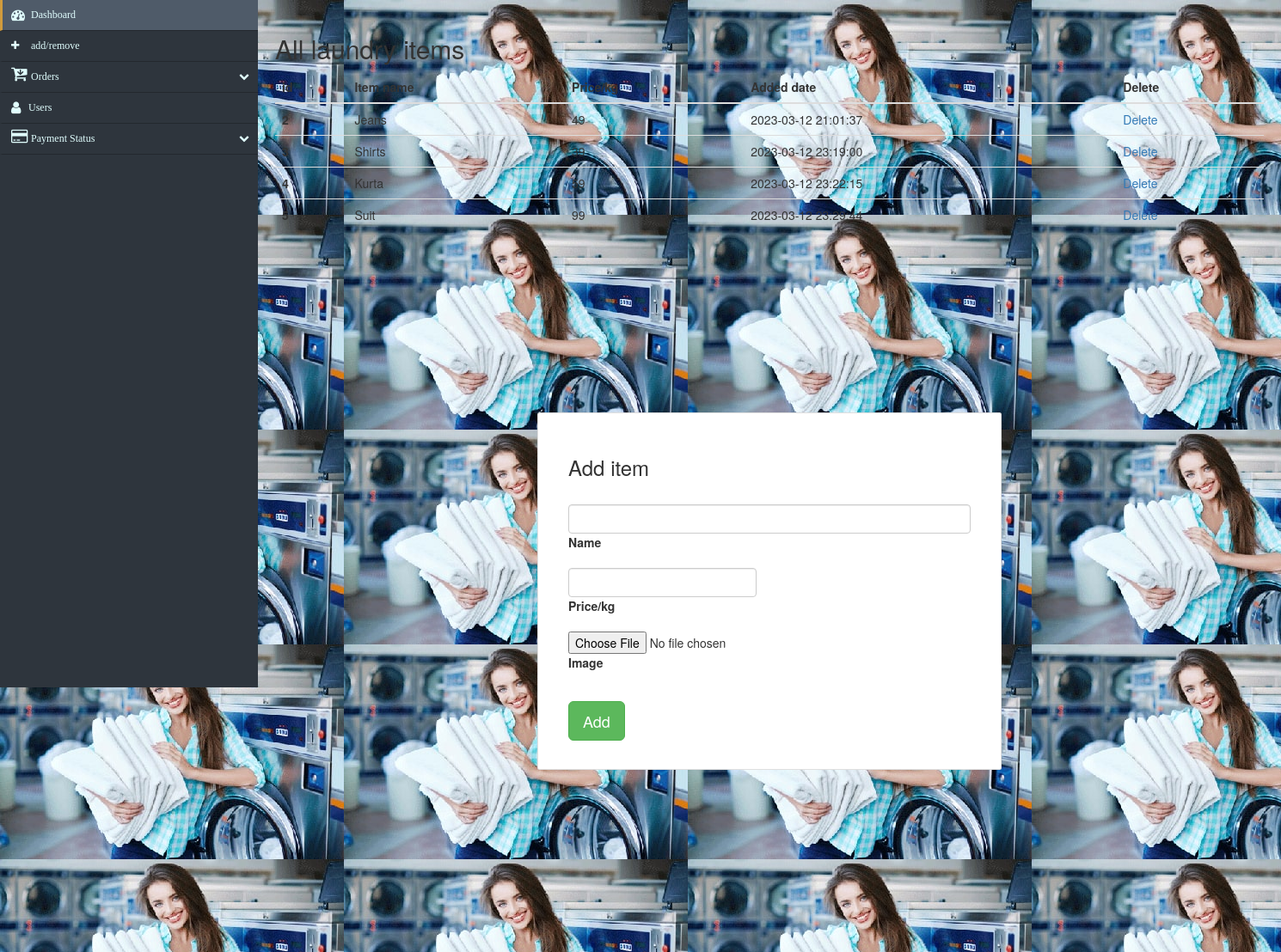
The page /admin/add_laundry.php (signed in) on the database its author committed.
### tables this page shows
CREATE TABLE `items` (
  `id` int(11) NOT NULL,
  `item_name` varchar(100) NOT NULL,
  `price_per_kg` int(11) NOT NULL,
  `item_img` varchar(10) NOT NULL,
  `added_date` datetime NOT NULL DEFAULT current_timestamp()
);

### admin/add_laundry.php (the view, shortened to what this page needs)
<?php include '../conn.php'; ?>
<!DOCTYPE html>
<html lang="en">
<head>
    <link href="//maxcdn.bootstrapcdn.com/bootstrap/4.1.1/css/bootstrap.min.css" rel="stylesheet" id="bootstrap-css">
    <link href="//netdna.bootstrapcdn.com/bootstrap/3.2.0/css/bootstrap.min.css" rel="stylesheet" id="bootstrap-css">
    <link rel="stylesheet" href="css/style.css">
</head>
<body style="background-image: url('blog-1.jpg');">
<div class="sidebar_cont">
    <div><?php include 'modules/sidebar.php'; ?></div>
    <div style="width:100%; min-height:100vh; padding:20px">
        <div class="table_view">
            <h2>All laundry items</h2>
            <table class="table">
            <thead>
                <tr>
                <th scope="col">id</th>
                <th scope="col">Item name</th>
                <th scope="col">Price/kg</th>
                <th scope="col">Added date</th>
                <th scope="col">Delete</th>
                </tr>
            </thead>
            <tbody>
                <?php
                $sql = "SELECT * FROM items";
                $result = $conn->query($sql);
                if ($result->num_rows > 0) {
                  while($row = $result->fetch_assoc()) {
                    echo '<tr>
                    <th scope="row">'.$row["id"].'</th>
                    <td>'.$row["item_name"].'</td>
                    <td>'.$row["price_per_kg"].'</td>
                    <td>'.$row["added_date"].'</td>
                    <td><a href="modules/delete_laundry.php?pid='.  $row['id'] .'">Delete</a></td>
                    </tr>';
                  }
                }
                ?>
            </tbody>
            </table>
        </div>
        <div class="add_data">
        <section class="h-100 h-custom" style="">
  <div class="container py-5 h-100">
    <div class="row d-flex justify-content-center align-items-center h-100">
      <div class="col-lg-8 col-xl-6">
        <div class="card rounded-3">
          <div class="card-body p-4 p-md-5">
            <h3 class="mb-4 pb-2 pb-md-0 mb-md-5 px-md-2">Add item</h3>
            <form class="px-md-2" method="post" action="add_laundry.php" enctype="multipart/form-data">
              <div class="form-outline mb-4">
                <input type="text" id="form3Example1q" class="form-control" name="name" required/>
                <label class="form-label" for="form3Example1q">Name</label>
              </div>
              <div class="row">
                <div class="col-md-6 mb-4">
                  <div class="form-outline datepicker">
                    <input type="number" class="form-control" id="exampleDatepicker1" name="price" required/>
                    <label for="exampleDatepicker1" class="form-label">Price/kg</label>
                  </div>
                </div>
              </div>
              <div class="row mb-4 pb-2 pb-md-0 mb-md-5">
                <div class="col-md-6">
                  <div class="form-outline">
                    <input type="file" name="fileToUpload" id="fileToUpload" required>
                    <label class="form-label" for="form3Example1w">Image</label>
                  </div>
                </div>
              </div>
              <button type="submit" class="btn btn-success btn-lg mb-1" name="submit">Add</button>
            </form>
          </div>
        </div>
      </div>
    </div>
  </div>
</section>
        </div>
    </div>
</div>
</body>
</html>

### admin/css/style.css (style rules this page uses)
body { margin: 0px; padding: 0px; }
.sidebar_cont { display: flex; }

### admin/add_laundry.php (style rules this page uses)
@media (min-width: 1025px) { .h-custom { height: 100vh !important; } }

### rows shown on the page
items: id "2", item_name "Jeans", price_per_kg "49", added_date "2023-03-12 21:01:37"
items: id "3", item_name "Shirts", price_per_kg "39", added_date "2023-03-12 23:19:00"
items: id "4", item_name "Kurta", price_per_kg "59", added_date "2023-03-12 23:22:15"
items: id "5", item_name "Suit", price_per_kg "99", added_date "2023-03-12 23:29:44"
